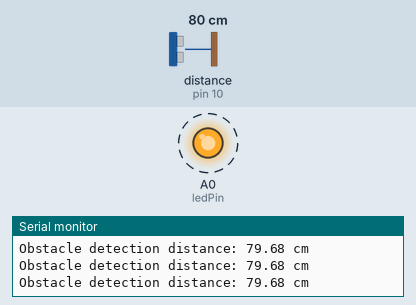
Recording of a program running on a simulated Arduino Uno, built with avr-gcc and run on an emulated ATmega328P. On the bench: output pins drawn as LEDs (lit = HIGH), the last lines printed to the serial monitor. Wiring (inferred from the names in the program): ultrasonic range finder: trigger pin 11; echo pin 10. Dashed ring = blinking. The inputs (shaded band) are chosen by the test bench; at power-on: distance to the obstacle (sensor on pin 10) 80 cm. The echo pulse lasts 58.3 µs per cm; pins used as bus, display or sensor lines are not drawn.

Above: at 1.27 s.
1.3 s: distance to the obstacle (sensor on pin 10) set to 11 cm
4.3 s: distance to the obstacle (sensor on pin 10) set to 8 cm
At 4.9 s:
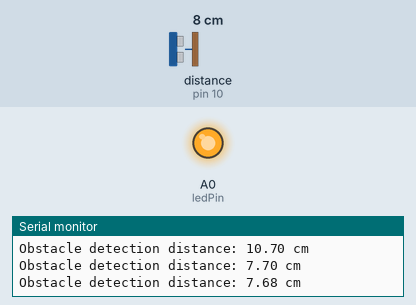
5.9 s: distance to the obstacle (sensor on pin 10) set to 18 cm
At 6.19 s:
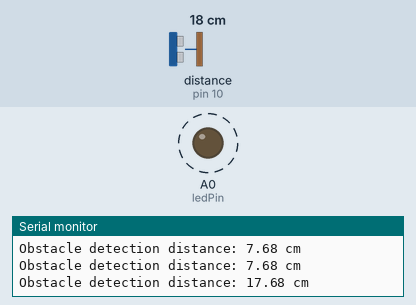
Timing chart, 0 to 14.9 s (numbered marks = the images above; inputs shaded):
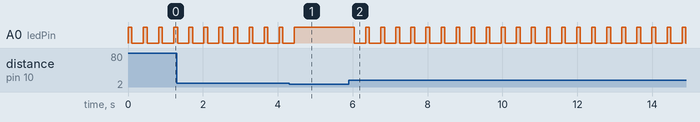

The program:

main.cpp
```cpp
#include <Arduino.h>

#define ledPin A0
#define echoPin 10
#define trigPin 11

unsigned long duration;
float distance;

void setup()
{
  Serial.begin(9600);
  pinMode(echoPin, INPUT);
  pinMode(trigPin, OUTPUT);
  pinMode(ledPin, OUTPUT);
}

void loop()
{
  digitalWrite(trigPin, LOW); // off chân trig
  delayMicroseconds(2);
  digitalWrite(trigPin, HIGH); // on chân trig --> phát xung
  delayMicroseconds(10);       // delay 10us để kích hoạt đo Kc

  digitalWrite(trigPin, LOW); // off chân trig

  // Tính độ rộng xung mức HIGH ở chân echo, tg truyền và nhận về
  duration = pulseIn(echoPin, HIGH);

  /*
    distance = speed of sound * duration
    the speed of sound is 343,4 m/s or 0,0343 cm/microsecond
    distance = 0,0343 * duration (sending and returning)
    distance = 0,0343 * duration/2 (returning)
    0,0343/2 = 0,01715 = 1/58,31
    --> distance = duration/58,31
  */

  if (duration >= 38000)
  {
    Serial.print("Out of range ");
    digitalWrite(ledPin, HIGH);
  }
  else
  {
    distance = float(duration / 58.31);

    if (distance <= 9)
    {
      digitalWrite(ledPin, HIGH);
      Serial.print("Obstacle detection distance: ");
      Serial.print(distance);
      Serial.println(" cm");
    }
    else
    {
      digitalWrite(ledPin, HIGH);
      delay(100);
      digitalWrite(ledPin, LOW);
      Serial.print("Obstacle detection distance: ");
      Serial.print(distance);
      Serial.println(" cm");
    }
  }
  delay(300);
}
```

Measured:
- the behaviour switches between 10 and 9 cm on distance to the obstacle (sensor on pin 10) (found by bisection; images 0 and 1)
- after the input at 4.3 s, A0 (ledPin): goes on until 4.4 s, then stays HIGH
- after the input at 5.9 s, A0 (ledPin): alternates HIGH for 0.10 s and LOW for 0.30 s, starting after 0.15 s
- by itself, A0 (ledPin): alternates HIGH for 0.10 s and LOW for 0.30 s
